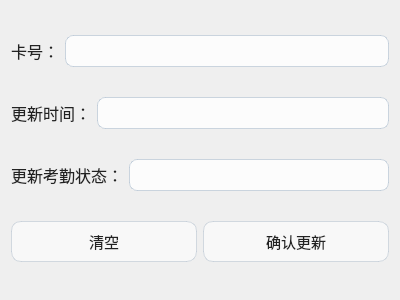
<?xml version="1.0" encoding="UTF-8"?>
<ui version="4.0">
 <class>AdminOfSetAdd</class>
 <widget class="QDialog" name="AdminOfSetAdd">
  <property name="geometry">
   <rect>
    <x>0</x>
    <y>0</y>
    <width>400</width>
    <height>300</height>
   </rect>
  </property>
  <property name="windowTitle">
   <string>Form</string>
  </property>
  <property name="styleSheet">
   <string notr="true">/* 弹窗顶层背景（替换成你自己的对象名） */
#AddGoodsDialog
{
    background-image: url(:/res/LoginBackgroundImage.png);
    background-repeat: no-repeat;
    background-position: center;
}

/* 承载所有控件的磨砂容器 */
#addGoodsContainer
{
    background-color:rgba(255,255,255,160);
    border-radius:16px;
}

/* 文字标签：商品名称、单价、库存、商品信息 */
QLabel
{
    font-size:16px;
    color:#222222;
    background-color:transparent;
}

/* 四个输入框 QLineEdit */
QLineEdit
{
    border:1px solid rgba(160,180,200,130);
    border-radius:8px;
    padding:6px 10px;
    background-color:rgba(255,255,255,200);
    font-size:14px;
}
QLineEdit:focus
{
    border:1px solid rgba(120,140,160,170);
    background-color:rgba(255,255,255,240);
}

/* 按钮：清空、确认添加 */
QPushButton
{
    background-color: rgba(255,255,255,140);
    color:#222222;
    border:1px solid rgba(170,185,200,120);
    border-radius:10px;
    padding:8px 16px;
    font-size:15px;
}
QPushButton:hover
{
    background-color:rgba(255,255,255,200);
}
QPushButton:pressed
{
    background-color:rgba(230,238,245,210);
}</string>
  </property>
  <layout class="QVBoxLayout" name="verticalLayout">
   <item>
    <layout class="QHBoxLayout" name="horizontalLayout">
     <item>
      <widget class="QLabel" name="cardLabel">
       <property name="text">
        <string>卡号：</string>
       </property>
      </widget>
     </item>
     <item>
      <widget class="QLineEdit" name="cardLineEdit"/>
     </item>
    </layout>
   </item>
   <item>
    <layout class="QHBoxLayout" name="horizontalLayout_2">
     <item>
      <widget class="QLabel" name="timeLabel">
       <property name="text">
        <string>更新时间：</string>
       </property>
      </widget>
     </item>
     <item>
      <widget class="QLineEdit" name="timeLineEdit"/>
     </item>
    </layout>
   </item>
   <item>
    <layout class="QHBoxLayout" name="horizontalLayout_3">
     <item>
      <widget class="QLabel" name="statusLabel">
       <property name="text">
        <string>更新考勤状态：</string>
       </property>
      </widget>
     </item>
     <item>
      <widget class="QLineEdit" name="statusLineEdit"/>
     </item>
    </layout>
   </item>
   <item>
    <layout class="QHBoxLayout" name="horizontalLayout_4">
     <item>
      <widget class="QPushButton" name="clearBtn">
       <property name="text">
        <string>清空</string>
       </property>
      </widget>
     </item>
     <item>
      <widget class="QPushButton" name="confirmBtn">
       <property name="text">
        <string>确认更新</string>
       </property>
      </widget>
     </item>
    </layout>
   </item>
  </layout>
 </widget>
 <resources/>
 <connections/>
</ui>
